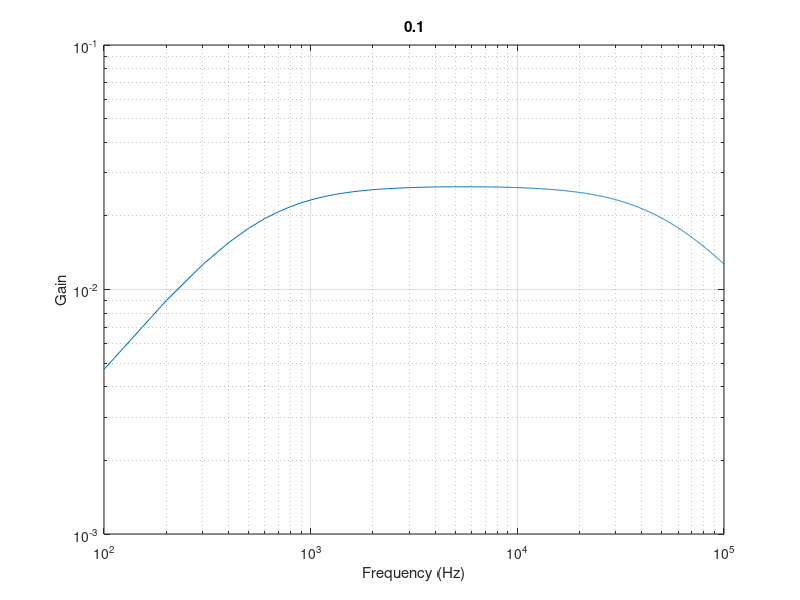
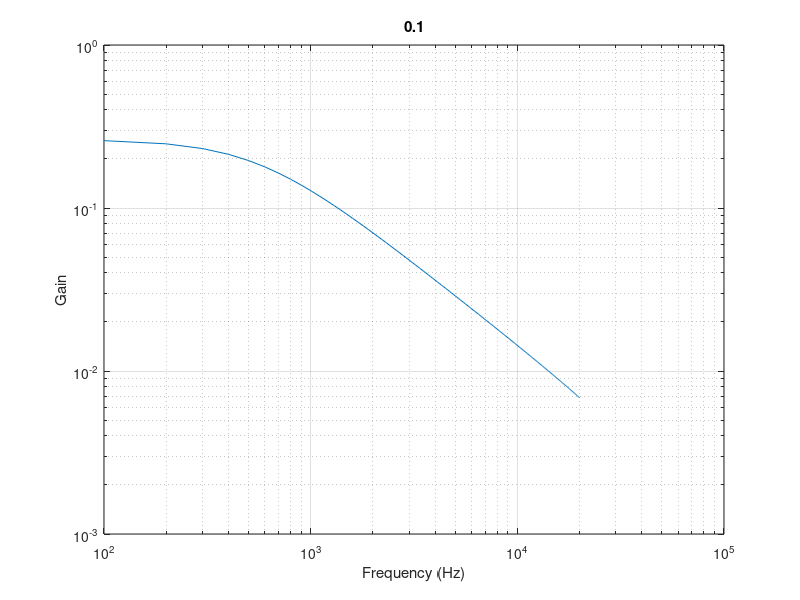
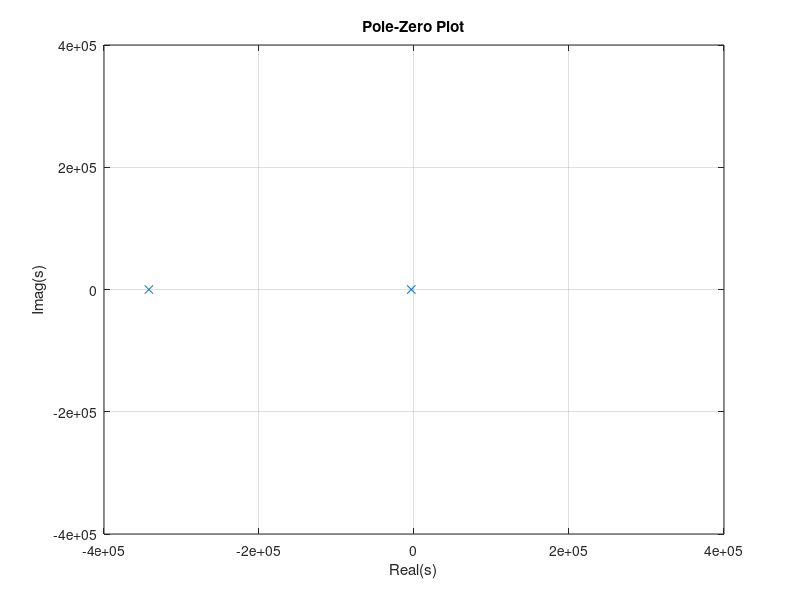

MATLAB code for these plots, in order:
clc; clear all; close all;

j = sqrt(-1);

Q_w = [10:10:384]*0.01; % testing varying Quality factors 0.1 to 3.84

Q_w = 0.1;

R1 = 3800;
R2 = 1000;
R3 = 100;
R4 = 1000;
R5 = 1000;
R6 = 1000;
C1 = .01e-6;
C2 = .01e-6;

wo = 1/sqrt(R2*R4*C1*C2);
fo = wo/(2*pi);
Q = sqrt((C1*R3^2)/(R2*R4*C2))
BW = wo/Q;
gain_bpf = -R3/R1;
gain_lpf = -R2/R1;

% BPF
figure();
for Q=Q
    f = 0:100:100e3;
    fo = 5500;
    H = gain_bpf.*(2.*pi.*fo./Q).*(j.*2.*pi.*f)./((j.*2.*pi.*f).^2 + (j.*2.*pi.*f).*(2.*pi.*fo./Q) + (2.*pi.*fo).^2);
    loglog(f,abs(H)); hold on; drawnow();
    grid on;
    title(Q);
    xlabel('Frequency (Hz)');
    ylabel('Gain');
end;

% LPF
figure();
for Q=Q
    f = 0:100:20e3;
    fo = 5500;
    H = gain_lpf.*(2.*pi.*fo).^2./((j.*2.*pi.*f).^2 + (j.*2.*pi.*f).*(2.*pi.*fo./Q) + (2.*pi.*fo).^2);
    loglog(f,abs(H)); hold on; drawnow();
    grid on;
    title(Q);
    xlabel('Frequency (Hz)');
    ylabel('Gain');
end;

figure();
for Q=Q_w
    fo = 5500;   
    c = [1 (2.*pi.*fo./Q) (2.*pi.*fo).^2];
    c = roots(c);
    plot(real(c),imag(c), 'x'); hold on; drawnow();
    grid on;
    xlim([-4e5 4e5]);
    ylim([-4e5 4e5]);
    title('Pole-Zero Plot');
    xlabel('Real(s)');
    ylabel('Imag(s)');
end;
